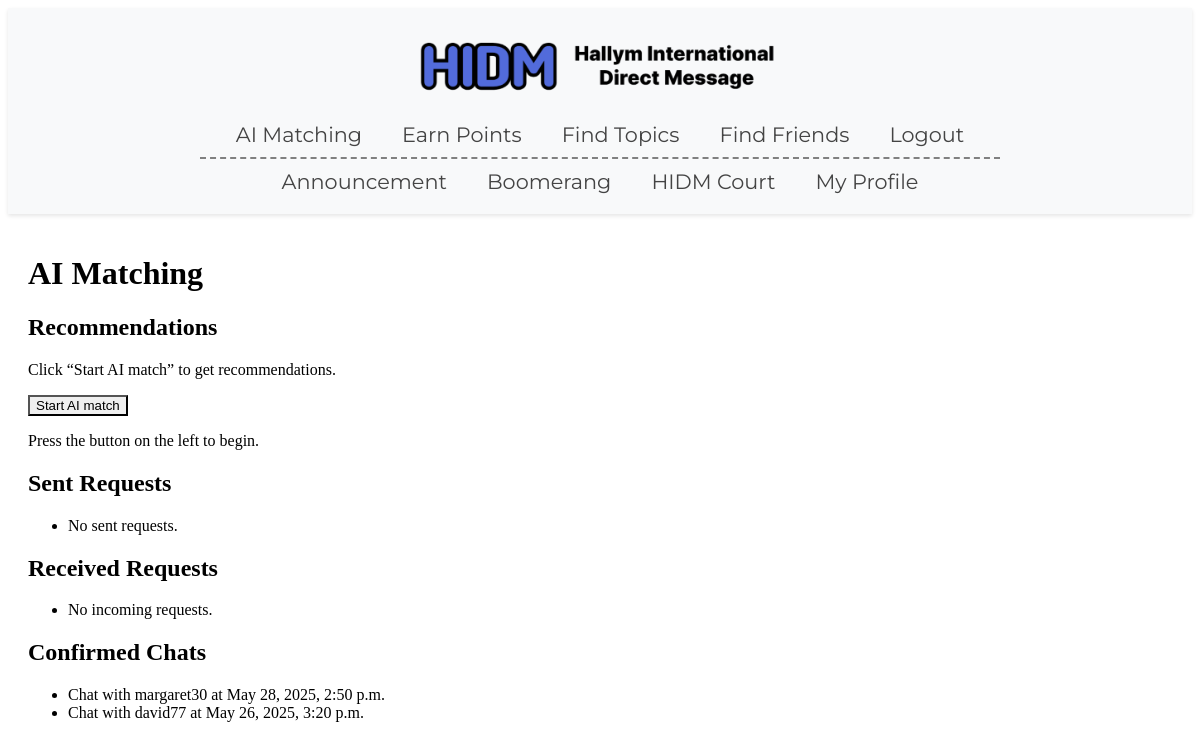
Before: /accounts/ai-matching/ (signed in) with the older database file.
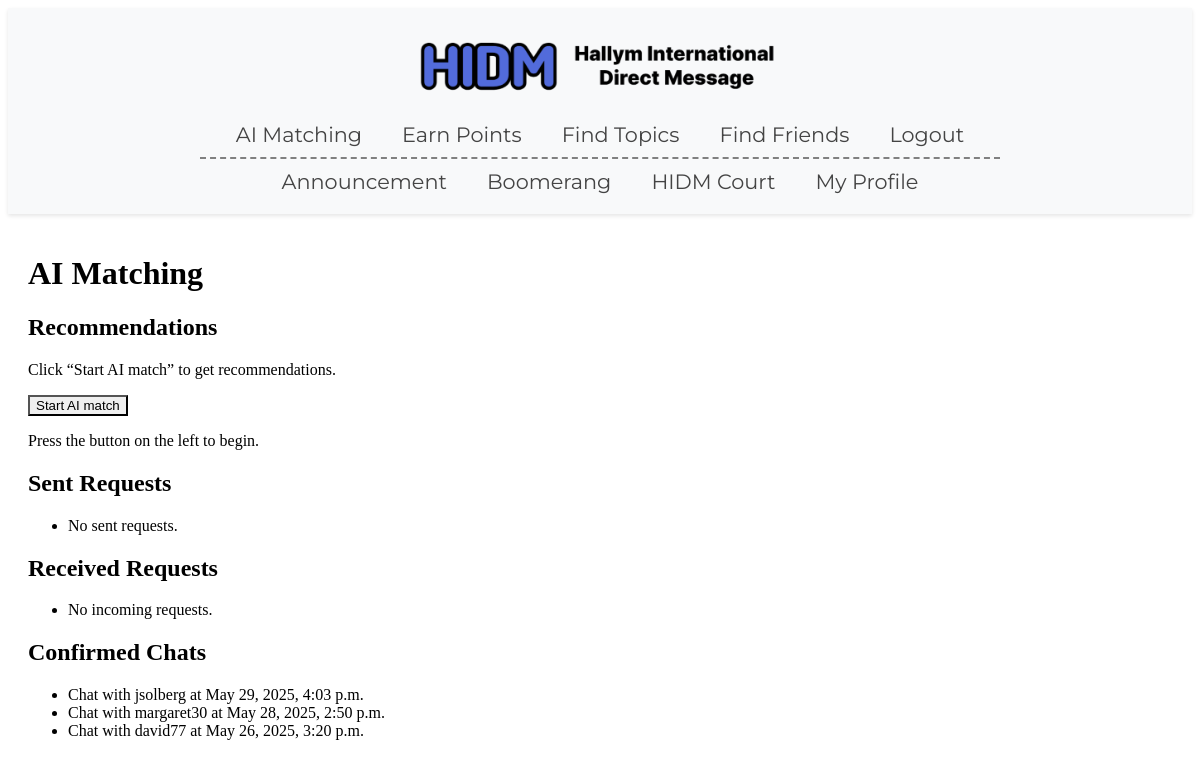
After: the same page with the newer database file.
### accounts/models.py (models this page shows, shortened)
class ChatRequest(models.Model):
    STATUS_CHOICES = [
        ('pending',   'Pending'),    # 요청 보냄, 상대 확인 대기
        ('confirmed', 'Confirmed'),  # 상대가 슬롯 하나를 선택함
        ('cancelled', 'Cancelled'),  # 취소된 요청
    ]
    sender        = models.ForeignKey(
                        User,
                        related_name='chat_requests_sent',
                          on_delete=models.CASCADE
                    )
    receiver      = models.ForeignKey(
                        User,
                        related_name='chat_requests_received',
                          on_delete=models.CASCADE
                    )
    slot1         = models.DateTimeField(verbose_name='Slot 1')
    slot2         = models.DateTimeField(verbose_name='Slot 2')
    slot3         = models.DateTimeField(verbose_name='Slot 3')
    status        = models.CharField(
                        max_length=10,
                        choices=STATUS_CHOICES,
                        default='pending'
                    )
    chosen_slot   = models.DateTimeField(
                        null=True,
                        blank=True,
                        verbose_name='Confirmed Slot'
                    )
    created_at    = models.DateTimeField(auto_now_add=True)
    updated_at    = models.DateTimeField(auto_now=True)
    class Meta:
        unique_together = ('sender', 'receiver', 'created_at')
        ordering = ['-created_at']

class UserProfile(models.Model):
    user = models.OneToOneField(User, on_delete=models.CASCADE)
    nickname = models.CharField(
        max_length=30,
        blank=False,
        verbose_name='Nickname'
    )
    GENDER_CHOICES = [
        ('M', 'Male'),
        ('F', 'Female'),
    ]
    gender = models.CharField(
        max_length=1,
        choices=GENDER_CHOICES,
        verbose_name='Gender'
    )
    NATIVE_LANGUAGE_CHOICES = [
        ('ab', 'Abkhaz'), ('aa', 'Afar'), ('af', 'Afrikaans'), ('ak', 'Akan'),
        ('sq', 'Albanian'), ('am', 'Amharic'), ('ar', 'Arabic'), ('an', 'Aragonese'),
        ('hy', 'Armenian'), ('as', 'Assamese'), ('av', 'Avaric'), ('ae', 'Avestan'),
        ('ay', 'Aymara'), ('az', 'Azerbaijani'), ('bm', 'Bambara'), ('ba', 'Bashkir'),
        ('eu', 'Basque'), ('be', 'Belarusian'), ('bn', 'Bengali'), ('bh', 'Bihari'),
        ('bi', 'Bislama'), ('bs', 'Bosnian'), ('br', 'Breton'), ('bg', 'Bulgarian'),
        ('my', 'Burmese'), ('ca', 'Catalan; Valencian'), ('ch', 'Chamorro'),
        ('ce', 'Chechen'), ('ny', 'Chichewa; Chewa; Nyanja'), ('zh', 'Chinese'),
        ('cv', 'Chuvash'), ('kw', 'Cornish'), ('co', 'Corsican'), ('cr', 'Cree'),
        ('hr', 'Croatian'), ('cs', 'Czech'), ('da', 'Danish'),
        ('dv', 'Divehi; Dhivehi; Maldivian;'), ('nl', 'Dutch'), ('dz', 'Dzongkha'),
        ('en', 'English'), ('eo', 'Esperanto'), ('et', 'Estonian'), ('ee', 'Ewe'),
        ('fo', 'Faroese'), ('fj', 'Fijian'), ('fi', 'Finnish'), ('fr', 'French'),
        ('ff', 'Fula; Fulah; Pulaar; Pular'), ('gl', 'Galician'), ('ka', 'Georgian'),
        ('de', 'German'), ('el', 'Greek, Modern'), ('gn', 'Guaraní'), ('gu', 'Gujarati'),
        ('ht', 'Haitian; Haitian Creole'), ('ha', 'Hausa'), ('he', 'Hebrew (modern)'),
        ('hz', 'Herero'), ('hi', 'Hindi'), ('ho', 'Hiri Motu'), ('hu', 'Hungarian'),
        ('ia', 'Interlingua'), ('id', 'Indonesian'), ('ie', 'Interlingue'), ('ga', 'Irish'),
        ('ig', 'Igbo'), ('ik', 'Inupiaq'), ('io', 'Ido'), ('is', 'Icelandic'),
        ('it', 'Italian'), ('iu', 'Inuktitut'), ('ja', 'Japanese'), ('jv', 'Javanese'),
        ('kl', 'Kalaallisut, Greenlandic'), ('kn', 'Kannada'), ('kr', 'Kanuri'),
        ('ks', 'Kashmiri'), ('kk', 'Kazakh'), ('km', 'Khmer'), ('ki', 'Kikuyu, Gikuyu'),
        ('rw', 'Kinyarwanda'), ('ky', 'Kirghiz, Kyrgyz'), ('kv', 'Komi'), ('kg', 'Kongo'),
        ('ko', 'Korean'), ('ku', 'Kurdish'), ('kj', 'Kwanyama, Kuanyama'), ('la', 'Latin'),
        ('lb', 'Luxembourgish, Letzeburgesch'), ('lg', 'Luganda'),
        ('li', 'Limburgish, Limburgan, Limburger'), ('ln', 'Lingala'), ('lo', 'Lao'),
        ('lt', 'Lithuanian'), ('lu', 'Luba-Katanga'), ('lv', 'Latvian'), ('gv', 'Manx'),
        ('mk', 'Macedonian'), ('mg', 'Malagasy'), ('ms', 'Malay'), ('ml', 'Malayalam'),
        ('mt', 'Maltese'), ('mi', 'Māori'), ('mr', 'Marathi (Marāṭhī)'),
        ('mh', 'Marshallese'), ('mn', 'Mongolian'), ('na', 'Nauru'), ('nv', 'Navajo, Navaho'),
        ('nb', 'Norwegian Bokmål'), ('nd', 'North Ndebele'), ('ne', 'Nepali'), ('ng', 'Ndonga'),
        ('nn', 'Norwegian Nynorsk'), ('no', 'Norwegian'), ('ii', 'Nuosu'), ('nr', 'South Ndebele'),
        ('oc', 'Occitan'), ('oj', 'Ojibwe, Ojibwa'),
        ('cu', 'Old Church Slavonic, Church Slavonic, Old Bulgarian'), ('om', 'Oromo'),
        ('or', 'Oriya'), ('os', 'Ossetian, Ossetic'), ('pa', 'Panjabi, Punjabi'),
        ('pi', 'Pāli'), ('fa', 'Persian'), ('pl', 'Polish'), ('ps', 'Pashto, Pushto'),
        ('pt', 'Portuguese'), ('qu', 'Quechua'), ('rm', 'Romansh'), ('rn', 'Kirundi'),
        ('ro', 'Romanian, Moldavian, Moldovan'), ('ru', 'Russian'),
        ('sa', 'Sanskrit (Saṁskṛta)'), ('sc', 'Sardinian'), ('sd', 'Sindhi'),
        ('se', 'Northern Sami'), ('sm', 'Samoan'), ('sg', 'Sango'), ('sr', 'Serbian'),
        ('gd', 'Scottish Gaelic; Gaelic'), ('sn', 'Shona'), ('si', 'Sinhala, Sinhalese'),
        ('sk', 'Slovak'), ('sl', 'Slovene'), ('so', 'Somali'), ('st', 'Southern Sotho'),
        ('es', 'Spanish; Castilian'), ('su', 'Sundanese'), ('sw', 'Swahili'), ('ss', 'Swati'),
        ('sv', 'Swedish'), ('ta', 'Tamil'), ('te', 'Telugu'), ('tg', 'Tajik'), ('th', 'Thai'),
        ('ti', 'Tigrinya'), ('bo', 'Tibetan Standard, Tibetan, Central'), ('tk', 'Turkmen'),
        ('tl', 'Tagalog'), ('tn', 'Tswana'), ('to', 'Tonga (Tonga Islands)'),
        ('tr', 'Turkish'), ('ts', 'Tsonga'), ('tt', 'Tatar'), ('tw', 'Twi'), ('ty', 'Tahitian'),
        ('ug', 'Uighur, Uyghur'), ('uk', 'Ukrainian'), ('ur', 'Urdu'), ('uz', 'Uzbek'),
        ('ve', 'Venda'), ('vi', 'Vietnamese'), ('vo', 'Volapük'), ('wa', 'Walloon'),
        ('cy', 'Welsh'), ('wo', 'Wolof'), ('fy', 'Western Frisian'), ('xh', 'Xhosa'),
        ('yi', 'Yiddish'), ('yo', 'Yoruba'), ('za', 'Zhuang, Chuang'), ('zu', 'Zulu'),
    ]
    native_language = models.CharField(
        max_length=20,
        choices=NATIVE_LANGUAGE_CHOICES,
        verbose_name='Native Language'
    )
    NATIONALITY_CHOICES = [
    ('AF', 'Afghanistan'), ('AL', 'Albania'), ('DZ', 'Algeria'), ('AS', 'American Samoa'),
    ('AD', 'Andorra'), ('AO', 'Angola'), ('AR', 'Argentina'), ('AM', 'Armenia'),
    ('AU', 'Australia'), ('AT', 'Austria'), ('AZ', 'Azerbaijan'), ('BS', 'Bahamas'),
    ('BH', 'Bahrain'), ('BD', 'Bangladesh'), ('BY', 'Belarus'), ('BE', 'Belgium'),
    ('BZ', 'Belize'), ('BJ', 'Benin'), ('BT', 'Bhutan'), ('BO', 'Bolivia'),
    ('BA', 'Bosnia and Herzegovina'), ('BW', 'Botswana'), ('BR', 'Brazil'),
    ('BN', 'Brunei'), ('BG', 'Bulgaria'), ('BF', 'Burkina Faso'), ('BI', 'Burundi'),
    ('KH', 'Cambodia'), ('CM', 'Cameroon'), ('CA', 'Canada'), ('CV', 'Cape Verde'),
    ('CF', 'Central African Republic'), ('TD', 'Chad'), ('CL', 'Chile'), ('CN', 'China'),
    ('CO', 'Colombia'), ('KM', 'Comoros'), ('CG', 'Congo'), ('CD', 'Congo (DRC)'),
    ('CR', 'Costa Rica'), ('HR', 'Croatia'), ('CU', 'Cuba'), ('CY', 'Cyprus'),
    ('CZ', 'Czech Republic'), ('DK', 'Denmark'), ('DJ', 'Djibouti'), ('DM', 'Dominica'),
    ('DO', 'Dominican Republic'), ('EC', 'Ecuador'), ('EG', 'Egypt'), ('SV', 'El Salvador'),
    ('GQ', 'Equatorial Guinea'), ('ER', 'Eritrea'), ('EE', 'Estonia'), ('ET', 'Ethiopia'),
    ('FJ', 'Fiji'), ('FI', 'Finland'), ('FR', 'France'), ('GA', 'Gabon'),
    ('GM', 'Gambia'), ('GE', 'Georgia'), ('DE', 'Germany'), ('GH', 'Ghana'),
    ('GR', 'Greece'), ('GD', 'Grenada'), ('GT', 'Guatemala'), ('GN', 'Guinea'),
    ('GW', 'Guinea-Bissau'), ('GY', 'Guyana'), ('HT', 'Haiti'), ('HN', 'Honduras'),
    ('HU', 'Hungary'), ('IS', 'Iceland'), ('IN', 'India'), ('ID', 'Indonesia'),
    ('IR', 'Iran'), ('IQ', 'Iraq'), ('IE', 'Ireland'), ('IL', 'Israel'), ('IT', 'Italy'),
    ('JM', 'Jamaica'), ('JP', 'Japan'), ('JO', 'Jordan'), ('KZ', 'Kazakhstan'),
    ('KE', 'Kenya'), ('KI', 'Kiribati'), ('KP', 'North Korea'), ('KR', 'South Korea'),
    ('KW', 'Kuwait'), ('KG', 'Kyrgyzstan'), ('LA', 'Laos'), ('LV', 'Latvia'),
    ('LB', 'Lebanon'), ('LS', 'Lesotho'), ('LR', 'Liberia'), ('LY', 'Libya'),
    ('LI', 'Liechtenstein'), ('LT', 'Lithuania'), ('LU', 'Luxembourg'), ('MG', 'Madagascar'),
    ('MW', 'Malawi'), ('MY', 'Malaysia'), ('MV', 'Maldives'), ('ML', 'Mali'),
    ('MT', 'Malta'), ('MH', 'Marshall Islands'), ('MR', 'Mauritania'), ('MU', 'Mauritius'),
    ('MX', 'Mexico'), ('FM', 'Micronesia'), ('MD', 'Moldova'), ('MC', 'Monaco'),
    ('MN', 'Mongolia'), ('ME', 'Montenegro'), ('MA', 'Morocco'), ('MZ', 'Mozambique'),
    ('MM', 'Myanmar'), ('NA', 'Namibia'), ('NR', 'Nauru'), ('NP', 'Nepal'), ('NL', 'Netherlands'),
    ('NZ', 'New Zealand'), ('NI', 'Nicaragua'), ('NE', 'Niger'), ('NG', 'Nigeria'),
    ('NO', 'Norway'), ('OM', 'Oman'), ('PK', 'Pakistan'), ('PW', 'Palau'), ('PS', 'Palestine'),
    ('PA', 'Panama'), ('PG', 'Papua New Guinea'), ('PY', 'Paraguay'), ('PE', 'Peru'),
    ('PH', 'Philippines'), ('PL', 'Poland'), ('PT', 'Portugal'), ('QA', 'Qatar'),
    ('RO', 'Romania'), ('RU', 'Russia'), ('RW', 'Rwanda'), ('KN', 'Saint Kitts and Nevis'),
    ('LC', 'Saint Lucia'), ('VC', 'Saint Vincent and the Grenadines'), ('WS', 'Samoa'),
    ('SM', 'San Marino'), ('ST', 'Sao Tome and Principe'), ('SA', 'Saudi Arabia'),
    ('SN', 'Senegal'), ('RS', 'Serbia'), ('SC', 'Seychelles'), ('SL', 'Sierra Leone'),
    ('SG', 'Singapore'), ('SK', 'Slovakia'), ('SI', 'Slovenia'), ('SB', 'Solomon Islands'),
    ('SO', 'Somalia'), ('ZA', 'South Africa'), ('ES', 'Spain'), ('LK', 'Sri Lanka'),
    ('SD', 'Sudan'), ('SR', 'Suriname'), ('SZ', 'Swaziland'), ('SE', 'Sweden'),
    ('CH', 'Switzerland'), ('SY', 'Syria'), ('TW', 'Taiwan'), ('TJ', 'Tajikistan'),
    ('TZ', 'Tanzania'), ('TH', 'Thailand'), ('TL', 'Timor-Leste'), ('TG', 'Togo'),
    ('TO', 'Tonga'), ('TT', 'Trinidad and Tobago'), ('TN', 'Tunisia'), ('TR', 'Turkey'),
    ('TM', 'Turkmenistan'), ('TV', 'Tuvalu'), ('UG', 'Uganda'), ('UA', 'Ukraine'),
    ('AE', 'United Arab Emirates'), ('GB', 'United Kingdom'), ('US', 'United States'),
    ('UY', 'Uruguay'), ('UZ', 'Uzbekistan'), ('VU', 'Vanuatu'), ('VE', 'Venezuela'),
    ('VN', 'Vietnam'), ('YE', 'Yemen'), ('ZM', 'Zambia'), ('ZW', 'Zimbabwe'),
    ]
    nationality = models.CharField(
        max_length=50,
        choices=NATIONALITY_CHOICES,
        blank=True,
        verbose_name='Nationality'
    )
    born_year = models.PositiveIntegerField(
        null=True, blank=True,
        verbose_name='Born Year'
    )
    show_born_year = models.BooleanField(
        default=False,
        verbose_name='Show Born Year'
    )
    nationality = models.CharField(
        max_length=50,
        blank=True,
        verbose_name='Nationality'
    )
    show_nationality = models.BooleanField(
        default=False,
        verbose_name='Show Nationality'
    )
    favorite_categories = models.ManyToManyField(
        'Category',         # 또는 Category 모델이 같은 파일에 있으면 그냥 Category
        blank=True,
        verbose_name='관심 카테고리'
    )
    major = models.CharField(
        max_length=100,
        blank=True,
        verbose_name='Major'
    )
    show_major = models.BooleanField(
        default=False,
        verbose_name='Show Major'
    )
    instagram_id = models.CharField(
        max_length=100,
        blank=True,
        verbose_name='Instagram ID'
    )
    show_instagram = models.BooleanField(
        default=False,
        verbose_name='Show Instagram ID'
    )
    MBTI_CHOICES = [
        ('INTJ','INTJ'),('INTP','INTP'),('ENTJ','ENTJ'),('ENTP','ENTP'),
        ('INFJ','INFJ'),('INFP','INFP'),('ENFJ','ENFJ'),('ENFP','ENFP'),
        ('ISTJ','ISTJ'),('ISFJ','ISFJ'),('ESTJ','ESTJ'),('ESFJ','ESFJ'),
        ('ISTP','ISTP'),('ISFP','ISFP'),('ESTP','ESTP'),('ESFP','ESFP'),
    ]
    personality = models.CharField(
        max_length=4,
        choices=MBTI_CHOICES,
        blank=True,
        verbose_name='Personality'
    )
    show_personality = models.BooleanField(
        default=False,
        verbose_name='Show Personality'
    )
    bio = models.CharField(
        max_length=200,
        blank=True,
        verbose_name='Bio'
    )
    show_bio = models.BooleanField(
        default=False,
        verbose_name='Show Bio'
    )
    interests = models.ManyToManyField(
        Interest,
        blank=True,
        related_name='profiles',
        verbose_name='User-selected Interests'
    )
    selected_topics = models.ManyToManyField(
        Topic,
        blank=True,
        related_name='selected_by',
        verbose_name='User-selected Topics'
    )

### accounts/views.py (the view, shortened to what this page needs)
# urls.py: path('ai-matching/', ai_matching, name='ai_matching'),
@login_required
def ai_matching(request):
    start    = request.GET.get('start') == '1'
    refresh  = start and request.GET.get('refresh') == '1'
    is_ajax  = request.GET.get('ajax') == '1'
    me_user    = request.user
    cache_key  = f"ai_recs_user_{me_user.username}"
    recommendations = []
    error = None
    sent_requests = ChatRequest.objects.filter(
        sender=request.user, status='pending'
    ).order_by('-created_at')
    received_requests = ChatRequest.objects.filter(
        receiver=request.user, status='pending'
    ).order_by('-created_at')
    confirmed_chats = ChatRequest.objects.filter(
        Q(sender=request.user, status='confirmed') |
        Q(receiver=request.user, status='confirmed')
    ).order_by('-created_at')
    context = {
        'started':         start,
        'recommendations': recommendations,
        'error':           error,
        'refreshed':       refresh,
        'sent_requests':     sent_requests,
        'received_requests': received_requests,
        'confirmed_chats':   confirmed_chats,
    }
    return render(request, 'accounts/ai_matching.html', context)

### accounts/templates/accounts/ai_matching.html (shortened to what the changed rows need)
{% extends 'base.html' %}
{% load static %}
{% block content %}
  <div class="ai-header">
    <h1>AI Matching</h1>
  </div>
  <div class="ai-container">
    <aside class="ai-sidebar">
      <h2>Recommendations</h2>
    </aside>
    <section class="ai-requests">
      <h2>Sent Requests</h2>
      <h2>Received Requests</h2>
      <h2>Confirmed Chats</h2>
      <ul class="confirmed-chats-list">
        {% for req in confirmed_chats %}
          <li>
            Chat with
            {% if req.sender == user %}
              {{ req.receiver.userprofile.nickname|default:req.receiver.username }}
            {% else %}
              {{ req.sender.userprofile.nickname|default:req.sender.username }}
            {% endif %}
            at {{ req.chosen_slot }}
          </li>
        {% empty %}
          <li>No confirmed chats.</li>
        {% endfor %}
      </ul>
    </section>
  </div>
{% endblock %}

Changed rows visible on the page:
added ChatRequest: receiver.userprofile.nickname "jsolberg", chosen_slot "May 29, 2025, 4:03 p.m."
